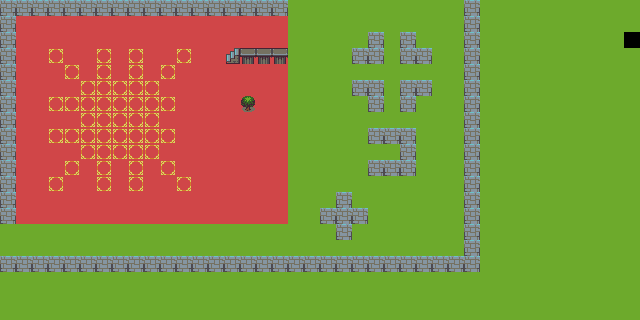

A level layout from a 2D game, rendered from its tile map. Below: a short description, then the map file with its tile-grid data intact:
An orthogonal 40x20 tile map with 16x16 px tiles, 2 tile layers (l1, l2) and 2 objects.

<map version="1.0" orientation="orthogonal" renderorder="right-down" width="40" height="20" tilewidth="16" tileheight="16" nextobjectid="6">
 <tileset firstgid="1" name="island" tilewidth="16" tileheight="16" tilecount="120" columns="8">
  <image source="island.png" width="128" height="240" />
 </tileset>
 <layer name="l1" width="40" height="20">
  <data encoding="csv">
4,4,4,4,4,4,4,4,4,4,4,4,4,4,4,4,4,4,12,12,12,12,12,12,12,12,12,12,12,4,12,12,12,12,12,12,12,12,12,12,
4,10,10,10,10,10,10,10,10,10,10,10,10,10,10,10,10,10,12,12,12,12,12,12,12,12,12,12,12,4,12,12,12,12,12,12,12,12,12,12,
4,10,10,10,10,10,10,10,10,10,10,10,10,10,10,10,10,10,12,12,12,12,12,4,12,4,12,12,12,4,12,12,12,12,12,12,12,12,12,85,
4,10,10,18,10,10,18,10,18,10,10,18,10,10,10,10,10,10,12,12,12,12,4,4,12,4,4,12,12,4,12,12,12,12,12,12,12,12,12,12,
4,10,10,10,18,10,18,10,18,10,18,10,10,10,10,10,10,10,12,12,12,12,12,12,12,12,12,12,12,4,12,12,12,12,12,12,12,12,12,12,
4,10,10,10,10,18,18,18,18,18,10,10,10,10,10,10,10,10,12,12,12,12,4,4,12,4,4,12,12,4,12,12,12,12,12,12,12,12,12,12,
4,10,10,18,18,18,18,18,18,18,18,10,10,10,10,10,10,10,12,12,12,12,12,4,12,4,12,12,12,4,12,12,12,12,12,12,12,12,12,12,
4,10,10,10,10,18,18,18,18,18,10,10,10,10,10,10,10,10,12,12,12,12,12,12,12,12,12,12,12,4,12,12,12,12,12,12,12,12,12,12,
4,10,10,18,18,18,18,18,18,18,18,10,10,10,10,10,10,10,12,12,12,12,12,4,4,4,12,12,12,4,12,12,12,12,12,12,12,12,12,12,
4,10,10,10,10,18,18,18,18,18,10,10,10,10,10,10,10,10,12,12,12,12,12,12,12,4,12,12,12,4,12,12,12,12,12,12,12,12,12,12,
4,10,10,10,18,10,18,10,18,10,18,10,10,10,10,10,10,10,12,12,12,12,12,4,4,4,12,12,12,4,12,12,12,12,12,12,12,12,12,12,
4,10,10,18,10,10,18,10,18,10,10,18,10,10,10,10,10,10,12,12,12,12,12,12,12,12,12,12,12,4,12,12,12,12,12,12,12,12,12,12,
4,10,10,10,10,10,10,10,10,10,10,10,10,10,10,10,10,10,12,12,12,4,12,12,12,12,12,12,12,4,12,12,12,12,12,12,12,12,12,12,
4,10,10,10,10,10,10,10,10,10,10,10,10,10,10,10,10,10,12,12,4,4,4,12,12,12,12,12,12,4,12,12,12,12,12,12,12,12,12,12,
12,12,12,12,12,12,12,12,12,12,12,12,12,12,12,12,12,12,12,12,12,4,12,12,12,12,12,12,12,4,12,12,12,12,12,12,12,12,12,12,
12,12,12,12,12,12,12,12,12,12,12,12,12,12,12,12,12,12,12,12,12,12,12,12,12,12,12,12,12,4,12,12,12,12,12,12,12,12,12,12,
4,4,4,4,4,4,4,4,4,4,4,4,4,4,4,4,4,4,4,4,4,4,4,4,4,4,4,4,4,4,12,12,12,12,12,12,12,12,12,12,
12,12,12,12,12,12,12,12,12,12,12,12,12,12,12,12,12,12,12,12,12,12,12,12,12,12,12,12,12,12,12,12,12,12,12,12,12,12,12,12,
12,12,12,12,12,12,12,12,12,12,12,12,12,12,12,12,12,12,12,12,12,12,12,12,12,12,12,12,12,12,12,12,12,12,12,12,12,12,12,12,
12,12,12,12,12,12,12,12,12,12,12,12,12,12,12,12,12,12,12,12,12,12,12,12,12,12,12,12,12,12,12,12,12,12,12,12,12,12,12,12
</data>
 </layer>
 <layer name="l2" width="40" height="20">
  <data encoding="csv">
0,0,0,0,0,0,0,0,0,0,0,0,0,0,0,0,0,0,0,0,0,0,0,0,0,0,0,0,0,0,0,0,0,0,0,0,0,0,0,0,
0,0,0,0,0,0,0,0,0,0,0,0,0,0,0,0,0,0,0,0,0,0,0,0,0,0,0,0,0,0,0,0,0,0,0,0,0,0,0,0,
0,0,0,0,0,0,0,0,0,0,0,0,0,0,0,0,0,0,0,0,0,0,0,0,0,0,0,0,0,0,0,0,0,0,0,0,0,0,0,0,
0,0,0,0,0,0,0,0,0,0,0,0,0,0,57,92,92,92,0,0,0,0,0,0,0,0,0,0,0,0,0,0,0,0,0,0,0,0,0,0,
0,0,0,0,0,0,0,0,0,0,0,0,0,0,0,0,0,0,0,0,0,0,0,0,0,0,0,0,0,0,0,0,0,0,0,0,0,0,0,0,
0,0,0,0,0,0,0,0,0,0,0,0,0,0,0,0,0,0,0,0,0,0,0,0,0,0,0,0,0,0,0,0,0,0,0,0,0,0,0,0,
0,0,0,0,0,0,0,0,0,0,0,0,0,0,0,39,0,0,0,0,0,0,0,0,0,0,0,0,0,0,0,0,0,0,0,0,0,0,0,0,
0,0,0,0,0,0,0,0,0,0,0,0,0,0,0,0,0,0,0,0,0,0,0,0,0,0,0,0,0,0,0,0,0,0,0,0,0,0,0,0,
0,0,0,0,0,0,0,0,0,0,0,0,0,0,0,0,0,0,0,0,0,0,0,0,0,0,0,0,0,0,0,0,0,0,0,0,0,0,0,0,
0,0,0,0,0,0,0,0,0,0,0,0,0,0,0,0,0,0,0,0,0,0,0,0,0,0,0,0,0,0,0,0,0,0,0,0,0,0,0,0,
0,0,0,0,0,0,0,0,0,0,0,0,0,0,0,0,0,0,0,0,0,0,0,0,0,0,0,0,0,0,0,0,0,0,0,0,0,0,0,0,
0,0,0,0,0,0,0,0,0,0,0,0,0,0,0,0,0,0,0,0,0,0,0,0,0,0,0,0,0,0,0,0,0,0,0,0,0,0,0,0,
0,0,0,0,0,0,0,0,0,0,0,0,0,0,0,0,0,0,0,0,0,0,0,0,0,0,0,0,0,0,0,0,0,0,0,0,0,0,0,0,
0,0,0,0,0,0,0,0,0,0,0,0,0,0,0,0,0,0,0,0,0,0,0,0,0,0,0,0,0,0,0,0,0,0,0,0,0,0,0,0,
0,0,0,0,0,0,0,0,0,0,0,0,0,0,0,0,0,0,0,0,0,0,0,0,0,0,0,0,0,0,0,0,0,0,0,0,0,0,0,0,
0,0,0,0,0,0,0,0,0,0,0,0,0,0,0,0,0,0,0,0,0,0,0,0,0,0,0,0,0,0,0,0,0,0,0,0,0,0,0,0,
0,0,0,0,0,0,0,0,0,0,0,0,0,0,0,0,0,0,0,0,0,0,0,0,0,0,0,0,0,0,0,0,0,0,0,0,0,0,0,0,
0,0,0,0,0,0,0,0,0,0,0,0,0,0,0,0,0,0,0,0,0,0,0,0,0,0,0,0,0,0,0,0,0,0,0,0,0,0,0,0,
0,0,0,0,0,0,0,0,0,0,0,0,0,0,0,0,0,0,0,0,0,0,0,0,0,0,0,0,0,0,0,0,0,0,0,0,0,0,0,0,
0,0,0,0,0,0,0,0,0,0,0,0,0,0,0,0,0,0,0,0,0,0,0,0,0,0,0,0,0,0,0,0,0,0,0,0,0,0,0,0
</data>
 </layer>
 <objectgroup name="o1">
  <object id="1" x="191" y="94" width="96" height="76" />
  <object id="4" x="471" y="27" />
 </objectgroup>
</map>
